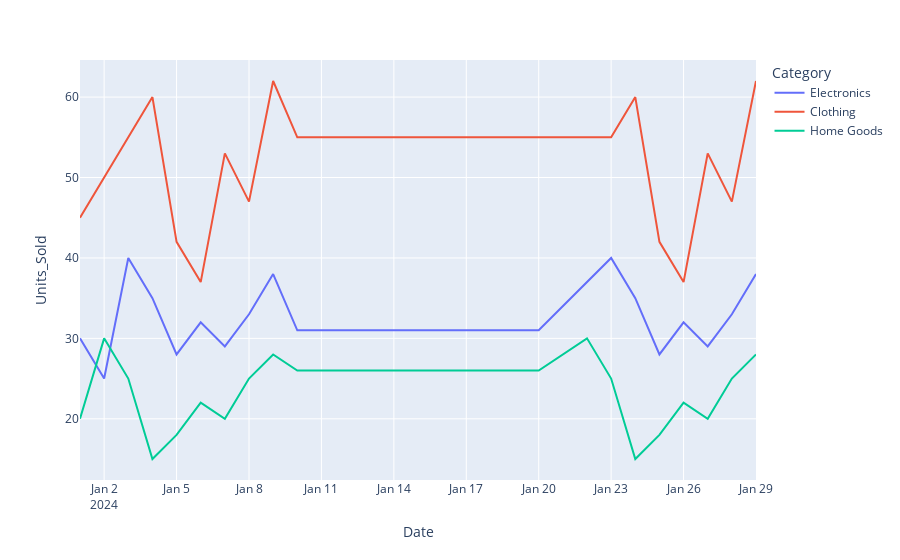

Notebook code for this chart:
### Code cell
fig = px.line(bd_ordenada, x='Date', y='Units_Sold', color='Category')
fig.show()

### Figure 1 — Plotly figure (JSON) as saved in the notebook; plotly's stock layout.template omitted (floating-point values rounded to 4 significant figures)
{"data": [{"hovertemplate": "Category=Electronics<br>Date=%{x}<br>Units_Sold=%{y}<extra></extra>", "legendgroup": "Electronics", "line": {"color": "#636efa", "dash": "solid"}, "marker": {"symbol": "circle"}, "mode": "lines", "name": "Electronics", "orientation": "v", "showlegend": true, "type": "scatter", "x": ["2024-01-01", "2024-01-02", "2024-01-03", "2024-01-04", "2024-01-05", "2024-01-06", "2024-01-07", "2024-01-08", "2024-01-09", "2024-01-10", "2024-01-20", "2024-01-23", "2024-01-24", "2024-01-25", "2024-01-26", "2024-01-27", "2024-01-28", "2024-01-29"], "xaxis": "x", "y": [30, 25, 40, 35, 28, 32, 29, 33, 38, 31, 31, 40, 35, 28, 32, 29, 33, 38], "yaxis": "y"}, {"hovertemplate": "Category=Clothing<br>Date=%{x}<br>Units_Sold=%{y}<extra></extra>", "legendgroup": "Clothing", "line": {"color": "#EF553B", "dash": "solid"}, "marker": {"symbol": "circle"}, "mode": "lines", "name": "Clothing", "orientation": "v", "showlegend": true, "type": "scatter", "x": ["2024-01-01", "2024-01-02", "2024-01-03", "2024-01-04", "2024-01-05", "2024-01-06", "2024-01-07", "2024-01-08", "2024-01-09", "2024-01-10", "2024-01-20", "2024-01-23", "2024-01-24", "2024-01-25", "2024-01-26", "2024-01-27", "2024-01-28", "2024-01-29"], "xaxis": "x", "y": [45, 50, 55, 60, 42, 37, 53, 47, 62, 55, 55, 55, 60, 42, 37, 53, 47, 62], "yaxis": "y"}, {"hovertemplate": "Category=Home Goods<br>Date=%{x}<br>Units_Sold=%{y}<extra></extra>", "legendgroup": "Home Goods", "line": {"color": "#00cc96", "dash": "solid"}, "marker": {"symbol": "circle"}, "mode": "lines", "name": "Home Goods", "orientation": "v", "showlegend": true, "type": "scatter", "x": ["2024-01-01", "2024-01-02", "2024-01-03", "2024-01-04", "2024-01-05", "2024-01-06", "2024-01-07", "2024-01-08", "2024-01-09", "2024-01-10", "2024-01-20", "2024-01-22", "2024-01-23", "2024-01-24", "2024-01-25", "2024-01-26", "2024-01-27", "2024-01-28", "2024-01-29"], "xaxis": "x", "y": [20, 30, 25, 15, 18, 22, 20, 25, 28, 26, 26, 30, 25, 15, 18, 22, 20, 25, 28], "yaxis": "y"}], "layout": {"legend": {"title": {"text": "Category"}, "tracegroupgap": 0}, "margin": {"t": 60}, "xaxis": {"anchor": "y", "domain": [0, 1], "title": {"text": "Date"}}, "yaxis": {"anchor": "x", "domain": [0, 1], "title": {"text": "Units_Sold"}}}}
